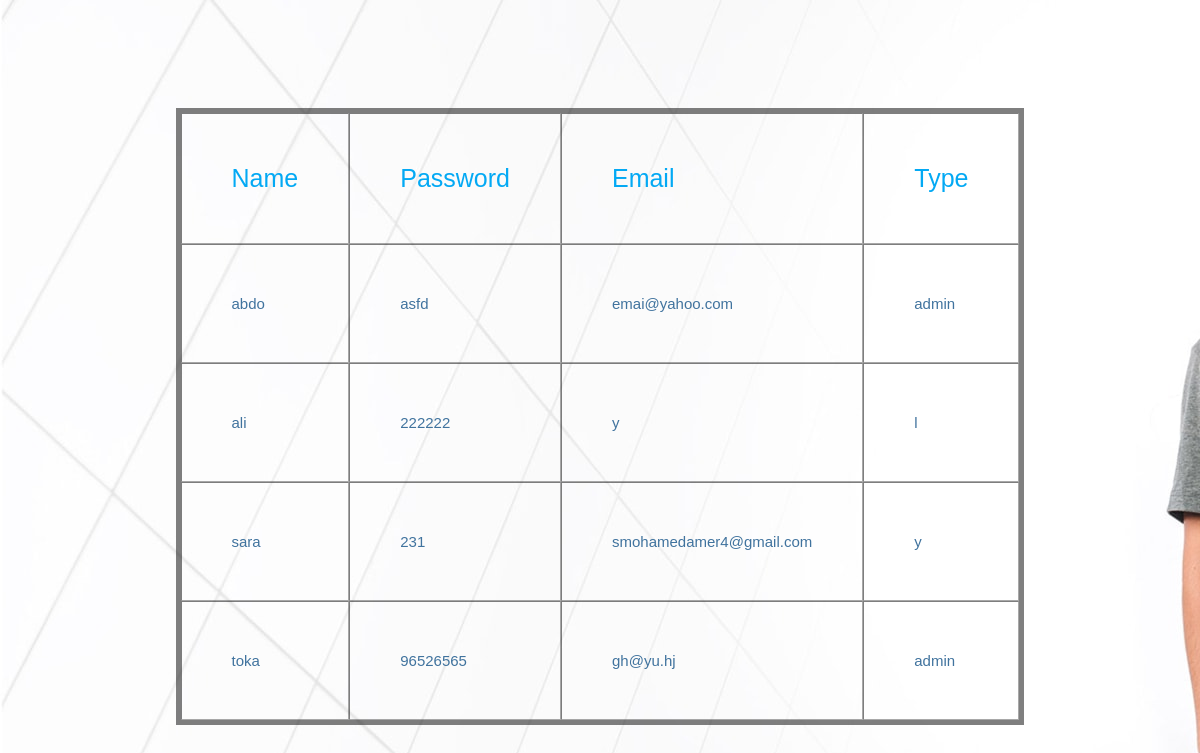
The page /SQL/veiw-all.php on the database as committed earlier.
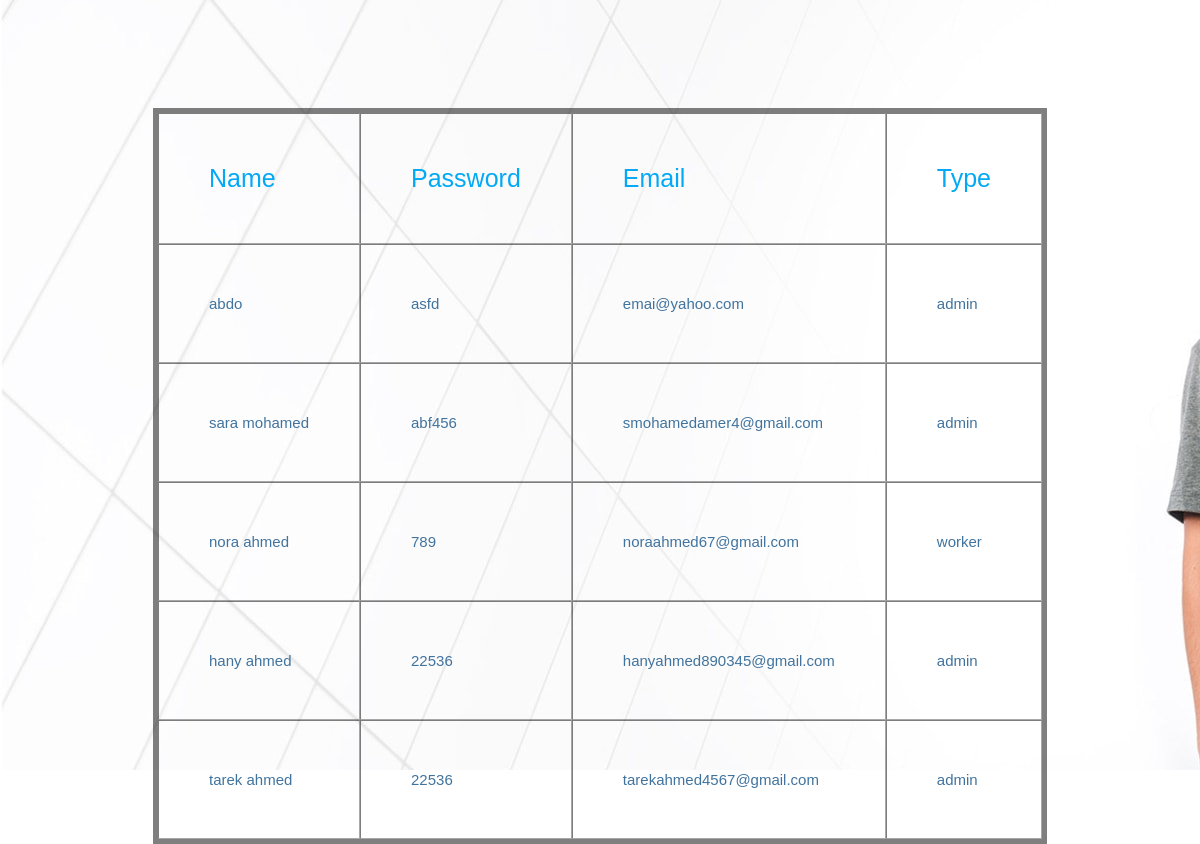
The same page on the database as committed later.
### tables this page shows
CREATE TABLE `users` (
  `id` int(11) NOT NULL,
  `name` varchar(80) NOT NULL,
  `password` varchar(20) NOT NULL,
  `email` varchar(30) NOT NULL,
  `type` varchar(20) NOT NULL
);

### SQL/veiw-all.php (the view, shortened to what this page needs)
<html>
	<head>
		<link rel="stylesheet" href="nav.css" >
	</head>
	<body>
		<br><br><br><br><br><br>
		<?php
						require_once("connect.php");
						$getStaff = "SELECT * FROM users";
						$getStaffDetails = $connect->prepare($getStaff);
						$getStaffDetails -> execute();
						echo "<center><table border='2' cellspacing='0' cellpadding='50' align='center' style='border:5px solid rgba(0,0,0,.5); background-color:lelaic;'>
						<tr>
						<td style='color:#03a9f4; font-size: 25px;'>Name</td>
						<td style='color:#03a9f4; font-size:25px;'>Password</td>
						<td style='color:#03a9f4; font-size: 25px;'>Email</td>
						<td style='color:#03a9f4; font-size:25px;'>Type</td>
						</tr>";
						while ($row= $getStaffDetails->fetch(PDO::FETCH_ASSOC))
						{
								$n=$row['name'];
								$p=$row['password'];
								$e=$row['email'];
								$t=$row['type'];
						echo '<tr role="row">
							<td style="color:#40739e; font-size: 15px;" >'.$n.'</td>
							<td style="color:#40739e; font-size: 15px;">'.$p.'</td>
							<td style="color:#40739e; font-size: 15px;">'.$e.'</td>
							<td style="color:#40739e; font-size: 15px;">'.$t.'</td>
							</tr>';
						}
						echo "</table></center>";
					?>
	</body>
</html>

### SQL/nav.css (style rules this page uses)
body { background-image: url(bg-1.jpg); margin: 0 ; padding: 0; font-family: sans-serif; left: auto; width: 100%; height: auto; background-repeat: no-repeat; }

Rows that differ between the two databases and show on the page:
removed users: name "ali", password "222222", email "y", type "l"
removed users: name "toka", password "96526565", email "gh@yu.hj", type "admin"
changed users "smohamedamer4@gmail.com": name "sara" → "sara mohamed"; password "231" → "abf456"; type "y" → "admin"
added users: name "nora ahmed", password "789", email "noraahmed67@gmail.com", type "worker"
added users: name "hany ahmed", password "22536", email "hanyahmed890345@gmail.com", type "admin"
added users: name "tarek ahmed", password "22536", email "tarekahmed4567@gmail.com", type "admin"
